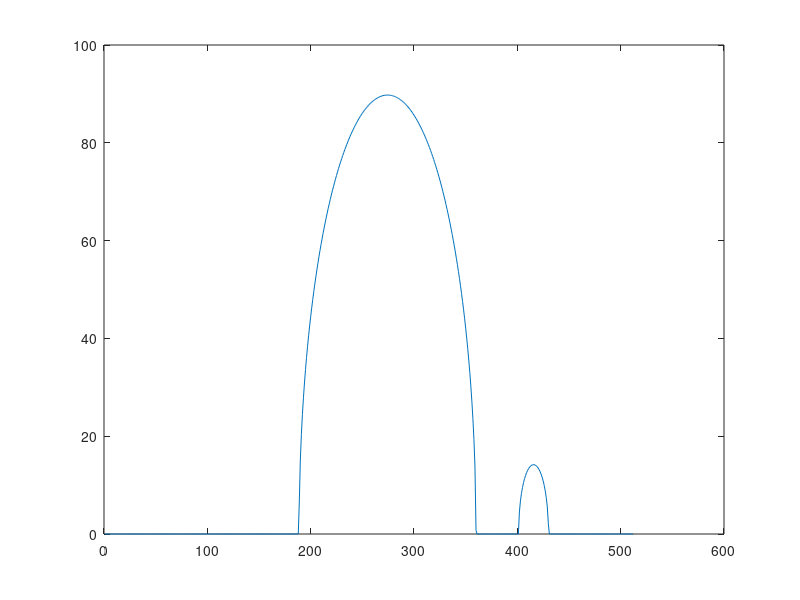

This chart was generated by the following MATLAB code:
clear
load('matlab.data.mat','bdmbjsxx')

plot(1:512,bdmbjsxx(:,151))
[~,sdf]=max(bdmbjsxx(:,151));


[~,sdf]=max(bdmbjsxx(:,180));
% figure
% imshow(edge(bdmbjsxx,'Prewitt'))

% bdmbjsxx=[bdmbjsxx,flipud(bdmbjsxx)];
% bdmbjsxx=[bdmbjsxx,bdmbjsxx];
% figure
% RAW = uint8(bdmbjsxx./max(max(bdmbjsxx))*256);
% imshow(RAW)
% imwrite(RAW,'myGray.bmp')
% bdmbjsxx=bdmbjsxx>0;

% BW=bwmorph(bdmbjsxx,'remove');
% BW=bwmorph(cdata,'remove');
% imshow(BW)
% for ii=2:512
% if bdmbjsxx(ii,1)
% I1=iradon(bdmbjsxx,0:359);
% I1=(I1-0.1>0);
% imshow(I1)
% 
% imshow(imrotate(I1,0.1*pi))
% bdmbjsxx=bdmbjsxx>0;
% for ii=2:512
%     if bdmbjsxx(ii,1)>bdmbjsxx(ii-1,1)
%         
plot(1:512,bdmbjsxx(:,1))

% a=40;b=15;
% x0=1;y0=1;
% Theta = 0.1;
% 
% 